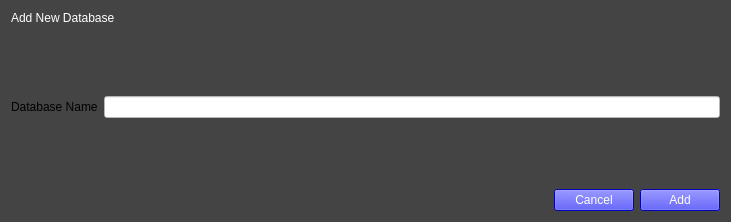
<?xml version="1.0" encoding="UTF-8"?>
<ui version="4.0">
 <class>Form</class>
 <widget class="QWidget" name="Form">
  <property name="geometry">
   <rect>
    <x>0</x>
    <y>0</y>
    <width>731</width>
    <height>222</height>
   </rect>
  </property>
  <property name="windowTitle">
   <string>Form</string>
  </property>
  <property name="styleSheet">
   <string notr="true">background-color: rgb(68, 68, 68);</string>
  </property>
  <layout class="QVBoxLayout" name="verticalLayout">
   <item>
    <widget class="QLabel" name="label">
     <property name="styleSheet">
      <string notr="true">color: rgb(255, 255, 255);
font: 75 12pt &quot;MS Shell Dlg 2&quot;;</string>
     </property>
     <property name="text">
      <string>Add New Database</string>
     </property>
     <property name="alignment">
      <set>Qt::AlignLeading|Qt::AlignLeft|Qt::AlignTop</set>
     </property>
    </widget>
   </item>
   <item>
    <spacer name="verticalSpacer_2">
     <property name="orientation">
      <enum>Qt::Vertical</enum>
     </property>
     <property name="sizeHint" stdset="0">
      <size>
       <width>20</width>
       <height>40</height>
      </size>
     </property>
    </spacer>
   </item>
   <item>
    <layout class="QHBoxLayout" name="horizontalLayout_4">
     <item>
      <widget class="QLabel" name="label_4">
       <property name="styleSheet">
        <string notr="true">font: 75 12pt &quot;MS Shell Dlg 2&quot;;</string>
       </property>
       <property name="text">
        <string>Database Name</string>
       </property>
      </widget>
     </item>
     <item>
      <widget class="QLineEdit" name="adddbfile">
       <property name="styleSheet">
        <string notr="true">background-color: rgb(255, 255, 255);
font: 75 12pt &quot;MS Shell Dlg 2&quot;;</string>
       </property>
      </widget>
     </item>
    </layout>
   </item>
   <item>
    <spacer name="verticalSpacer">
     <property name="orientation">
      <enum>Qt::Vertical</enum>
     </property>
     <property name="sizeHint" stdset="0">
      <size>
       <width>20</width>
       <height>40</height>
      </size>
     </property>
    </spacer>
   </item>
   <item>
    <layout class="QHBoxLayout" name="horizontalLayout">
     <item>
      <spacer name="horizontalSpacer">
       <property name="orientation">
        <enum>Qt::Horizontal</enum>
       </property>
       <property name="sizeHint" stdset="0">
        <size>
         <width>40</width>
         <height>20</height>
        </size>
       </property>
      </spacer>
     </item>
     <item alignment="Qt::AlignRight">
      <widget class="QPushButton" name="cancelnewdb">
       <property name="styleSheet">
        <string notr="true">color: rgb(255, 255, 255);
background-color: rgb(0, 0, 255);
font: 75 12pt &quot;MS Shell Dlg 2&quot;;</string>
       </property>
       <property name="text">
        <string>Cancel</string>
       </property>
      </widget>
     </item>
     <item>
      <widget class="QPushButton" name="adddb">
       <property name="styleSheet">
        <string notr="true">color: rgb(255, 255, 255);
background-color: rgb(0, 0, 255);
font: 75 12pt &quot;MS Shell Dlg 2&quot;;</string>
       </property>
       <property name="text">
        <string>Add</string>
       </property>
      </widget>
     </item>
    </layout>
   </item>
  </layout>
 </widget>
 <resources/>
 <connections/>
</ui>
